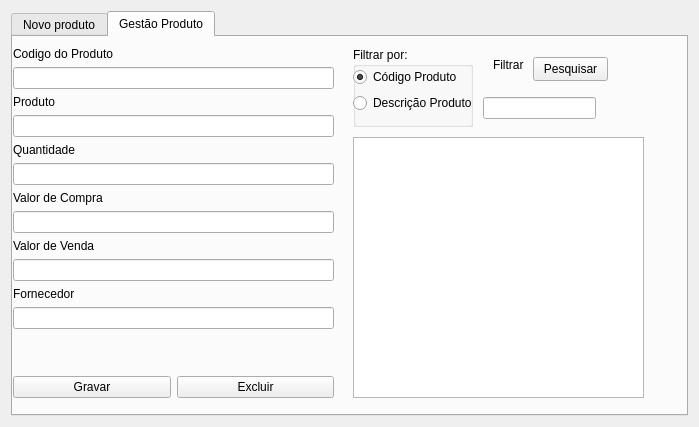
<?xml version="1.0" encoding="UTF-8"?>
<ui version="4.0">
 <class>gestao_estoque</class>
 <widget class="QDialog" name="gestao_estoque">
  <property name="geometry">
   <rect>
    <x>0</x>
    <y>0</y>
    <width>699</width>
    <height>427</height>
   </rect>
  </property>
  <property name="windowTitle">
   <string>Dialog</string>
  </property>
  <layout class="QHBoxLayout" name="horizontalLayout">
   <item>
    <widget class="QTabWidget" name="tabWidget">
     <property name="currentIndex">
      <number>1</number>
     </property>
     <widget class="QWidget" name="tab_Novoproduto">
      <attribute name="title">
       <string>Novo produto</string>
      </attribute>
      <layout class="QVBoxLayout" name="verticalLayout_3">
       <item>
        <layout class="QVBoxLayout" name="verticalLayout">
         <item>
          <widget class="QLabel" name="label_2">
           <property name="text">
            <string>Codigo do Produto</string>
           </property>
          </widget>
         </item>
         <item>
          <widget class="QLineEdit" name="txt_codigodoproduto"/>
         </item>
        </layout>
       </item>
       <item>
        <layout class="QVBoxLayout" name="verticalLayout_2">
         <item>
          <widget class="QLabel" name="label_3">
           <property name="text">
            <string>Descriçao do Produto </string>
           </property>
          </widget>
         </item>
         <item>
          <widget class="QLineEdit" name="txt_descricao"/>
         </item>
        </layout>
       </item>
       <item>
        <layout class="QHBoxLayout" name="horizontalLayout_2">
         <item>
          <layout class="QVBoxLayout" name="verticalLayout_5">
           <item>
            <widget class="QLabel" name="label">
             <property name="text">
              <string>Valor de compra</string>
             </property>
            </widget>
           </item>
           <item>
            <widget class="QLineEdit" name="txt_valorcompra"/>
           </item>
          </layout>
         </item>
         <item>
          <layout class="QVBoxLayout" name="verticalLayout_6">
           <item>
            <widget class="QLabel" name="label_5">
             <property name="text">
              <string>Valor de venda</string>
             </property>
            </widget>
           </item>
           <item>
            <widget class="QLineEdit" name="txt_valordevenda"/>
           </item>
          </layout>
         </item>
         <item>
          <layout class="QVBoxLayout" name="verticalLayout_4">
           <item>
            <widget class="QLabel" name="label_4">
             <property name="text">
              <string>Fornecedor</string>
             </property>
            </widget>
           </item>
           <item>
            <widget class="QLineEdit" name="txt_fornecedor"/>
           </item>
          </layout>
         </item>
        </layout>
       </item>
       <item>
        <layout class="QVBoxLayout" name="verticalLayout_7">
         <item>
          <widget class="QLabel" name="label_6">
           <property name="text">
            <string>Qtde Estoque</string>
           </property>
          </widget>
         </item>
        </layout>
       </item>
       <item>
        <widget class="QLineEdit" name="txt_qtdestoque"/>
       </item>
       <item>
        <widget class="QPushButton" name="btn_gravraproduto">
         <property name="text">
          <string>GRAVAR</string>
         </property>
        </widget>
       </item>
       <item>
        <layout class="QHBoxLayout" name="horizontalLayout_3">
         <item>
          <widget class="QPushButton" name="btn_novoproduto">
           <property name="text">
            <string>NOVO</string>
           </property>
          </widget>
         </item>
        </layout>
       </item>
      </layout>
     </widget>
     <widget class="QWidget" name="tb_gestaoproduto">
      <attribute name="title">
       <string>Gestão Produto</string>
      </attribute>
      <widget class="QTableWidget" name="tw_ge_produtos">
       <property name="geometry">
        <rect>
         <x>340</x>
         <y>100</y>
         <width>291</width>
         <height>261</height>
        </rect>
       </property>
      </widget>
      <widget class="QGroupBox" name="groupBox">
       <property name="geometry">
        <rect>
         <x>340</x>
         <y>10</y>
         <width>120</width>
         <height>80</height>
        </rect>
       </property>
       <property name="title">
        <string>Filtrar por:</string>
       </property>
       <widget class="QWidget" name="layoutWidget">
        <property name="geometry">
         <rect>
          <x>0</x>
          <y>20</y>
          <width>122</width>
          <height>48</height>
         </rect>
        </property>
        <layout class="QVBoxLayout" name="verticalLayout_8">
         <item>
          <widget class="QRadioButton" name="rb_ge_codigo">
           <property name="text">
            <string>Código Produto</string>
           </property>
           <property name="checked">
            <bool>true</bool>
           </property>
          </widget>
         </item>
         <item>
          <widget class="QRadioButton" name="rb_ge_des">
           <property name="text">
            <string>Descrição Produto</string>
           </property>
          </widget>
         </item>
        </layout>
       </widget>
      </widget>
      <widget class="QLineEdit" name="txt_ge_filtrar">
       <property name="geometry">
        <rect>
         <x>470</x>
         <y>60</y>
         <width>113</width>
         <height>22</height>
        </rect>
       </property>
      </widget>
      <widget class="QLabel" name="label_13">
       <property name="geometry">
        <rect>
         <x>480</x>
         <y>20</y>
         <width>51</width>
         <height>16</height>
        </rect>
       </property>
       <property name="text">
        <string>Filtrar</string>
       </property>
      </widget>
      <widget class="QPushButton" name="btn_ge_filtrar">
       <property name="geometry">
        <rect>
         <x>520</x>
         <y>20</y>
         <width>75</width>
         <height>24</height>
        </rect>
       </property>
       <property name="text">
        <string>Pesquisar</string>
       </property>
      </widget>
      <widget class="QWidget" name="layoutWidget">
       <property name="geometry">
        <rect>
         <x>0</x>
         <y>10</y>
         <width>321</width>
         <height>351</height>
        </rect>
       </property>
       <layout class="QVBoxLayout" name="verticalLayout_15">
        <item>
         <layout class="QVBoxLayout" name="verticalLayout_9">
          <item>
           <widget class="QLabel" name="label_7">
            <property name="text">
             <string>Codigo do Produto</string>
            </property>
           </widget>
          </item>
          <item>
           <widget class="QLineEdit" name="txt_ge_codigoproduto"/>
          </item>
         </layout>
        </item>
        <item>
         <layout class="QVBoxLayout" name="verticalLayout_10">
          <item>
           <widget class="QLabel" name="label_8">
            <property name="text">
             <string>Produto</string>
            </property>
           </widget>
          </item>
          <item>
           <widget class="QLineEdit" name="txt_ge_produto"/>
          </item>
         </layout>
        </item>
        <item>
         <layout class="QVBoxLayout" name="verticalLayout_11">
          <item>
           <widget class="QLabel" name="label_9">
            <property name="text">
             <string>Quantidade</string>
            </property>
           </widget>
          </item>
          <item>
           <widget class="QLineEdit" name="txt_ge_quantidade"/>
          </item>
         </layout>
        </item>
        <item>
         <layout class="QVBoxLayout" name="verticalLayout_12">
          <item>
           <widget class="QLabel" name="label_10">
            <property name="text">
             <string>Valor de Compra</string>
            </property>
           </widget>
          </item>
          <item>
           <widget class="QLineEdit" name="txt_ge_valorcompra"/>
          </item>
         </layout>
        </item>
        <item>
         <layout class="QVBoxLayout" name="verticalLayout_13">
          <item>
           <widget class="QLabel" name="label_11">
            <property name="text">
             <string>Valor de Venda</string>
            </property>
           </widget>
          </item>
          <item>
           <widget class="QLineEdit" name="txt_ge_valorvenda"/>
          </item>
         </layout>
        </item>
        <item>
         <layout class="QVBoxLayout" name="verticalLayout_14">
          <item>
           <widget class="QLabel" name="label_12">
            <property name="text">
             <string>Fornecedor</string>
            </property>
           </widget>
          </item>
          <item>
           <widget class="QLineEdit" name="txt_ge_fornecedor"/>
          </item>
          <item>
           <spacer name="verticalSpacer">
            <property name="orientation">
             <enum>Qt::Vertical</enum>
            </property>
            <property name="sizeHint" stdset="0">
             <size>
              <width>20</width>
              <height>40</height>
             </size>
            </property>
           </spacer>
          </item>
         </layout>
        </item>
        <item>
         <layout class="QHBoxLayout" name="horizontalLayout_4">
          <item>
           <widget class="QPushButton" name="btn_ge_gravar">
            <property name="text">
             <string>Gravar</string>
            </property>
           </widget>
          </item>
          <item>
           <widget class="QPushButton" name="btn_ge_excluir">
            <property name="text">
             <string>Excluir</string>
            </property>
           </widget>
          </item>
         </layout>
        </item>
       </layout>
      </widget>
     </widget>
    </widget>
   </item>
  </layout>
 </widget>
 <resources/>
 <connections/>
</ui>
